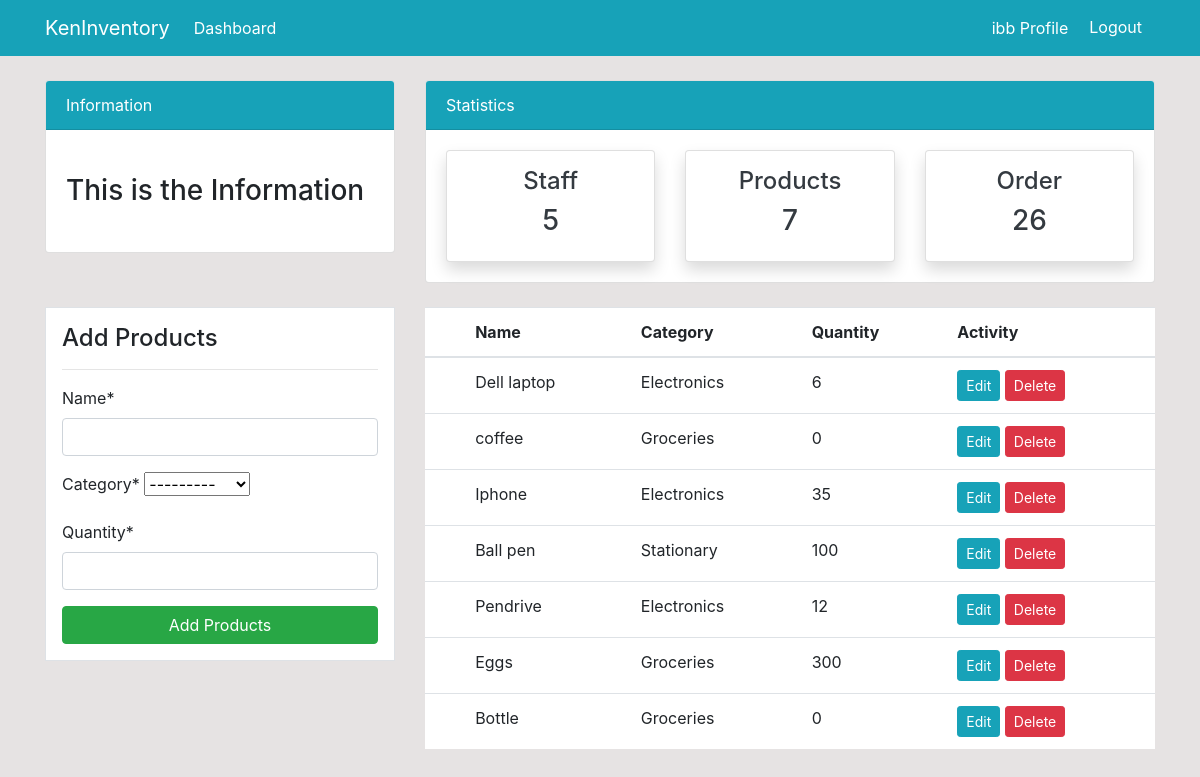
Page /product/ (signed in) on the committed database.
### dashboard/models.py (models this page shows, shortened)
class Products(models.Model):
    name=models.CharField(max_length=100,null=True)
    category=models.CharField(max_length=200,choices=CATEGORY,null=True)
    quantity=models.PositiveIntegerField(null=True)

### dashboard/views.py (the view)
# urls.py: path('product/',views.product,name='dashboard-product'),
@login_required
def product(request):
    items = Products.objects.all()
    products_count=items.count()
    workers_count=User.objects.all().count()
    orders_count=Order.objects.all().count()
    if request.method =="POST":
        form=ProductForm(request.POST)
        if form.is_valid():
            form.save()
            product_name=form.cleaned_data.get('name')
            messages.success(request,f'{product_name} has been added')
            return redirect('dashboard-product')
    else:
        form=ProductForm()
    context={
        'items':items,
        'form':form,
        'workers_count':workers_count,
        'orders_count':orders_count,
        'products_count':products_count,
              }
    return render(request,"dashboard/product.html",context)

### dashboard/forms.py
class ProductForm(forms.ModelForm):
    class Meta:
        model=Products
        fields=['name','category','quantity']

### templates/dashboard/product.html (shortened to what this page needs)
{% extends 'partials/base.html' %}
 {% load crispy_forms_tags %}
{% block content %}
 {% include 'partials/topnav.html' %}
    <div class="container">
          <div class="row my-4">
                <div class="col-md-4">
                  <div class="border bg-white p-3">
                    <h4>Add Products</h4>
                    <hr>
                    <form method="POST">
                      {{form | crispy}}
                      <input class="btn btn-success btn-block" type="submit" value="Add Products">
                    </form>
                  </div>
                </div>
                <div class="col-md-8">
                  <table class="table bg-white">
  <thead class="bg-info">
    <tr class='bg-white'>
      <th scope="col"></th>
      <th scope="col">Name</th>
      <th scope="col">Category</th>
      <th scope="col">Quantity</th>
      <th scope="col">Activity</th>
    </tr>
  </thead>
  <tbody>
    {% for item in items %}
    <tr>
      <th scope="row"></th>
      <td>{{ item.name }}</td>
      <td>{{ item.category }}</td>
      <td>{{ item.quantity }}</td>
      <td>
        <a class="btn btn-info btn-sm" href="{% url 'dashboard-product-update' item.id %}">Edit</a>
        <a class="btn btn-danger btn-sm" href="{% url 'dashboard-product-delete' item.id %}">Delete</a>
      </td>
    </tr>
    {% endfor %}
  </tbody>
</table>
{% endblock%}

### templates/partials/nav.html (shortened to what this page needs)
<nav class="navbar navbar-expand-lg navbar-info bg-info">
  {% if user.is_authenticated %}
      <div class="container">
        <a class="navbar-brand text-white" href="{% url 'dashboard-index' %}">KenInventory</a>
        <div class="collapse navbar-collapse" id="navbarSupportedContent">
          <ul class="navbar-nav mr-auto">
            <li class="nav-item active">
              <a class="nav-link text-white" href="{% url 'dashboard-index' %}"
                >Dashboard <span class="sr-only">(current)</span></a
              >
            </li>
          </ul>
          <ul class="navbar-nav ml-auto">
            <li class="nav-item active">
              <a class="nav-link text-white" href="{% url 'user-profile' %}"
                >{{user.username}} Profile <span class="sr-only">(current)</span></a
              >
            </li>
            <li class="nav-item">
              <form method="post" action="{% url 'logout' %}" style="display:inline;">
                  <button type="submit" class="btn btn-link text-white" style="text-decoration:none;">
                       Logout
                  </button>
              </form>
            </li>
          </ul>
          {% endif %}
        </div>
      </div>
    </nav>

### static/style.css (style rules this page uses)
body { background: rgb(230,227,227); }

### rows in the picture
Products: name "Dell laptop", category "Electronics", quantity "6"
Products: name "coffee", category "Groceries", quantity "0"
Products: name "Iphone", category "Electronics", quantity "35"
Products: name "Ball pen", category "Stationary", quantity "100"
Products: name "Pendrive", category "Electronics", quantity "12"
Products: name "Eggs", category "Groceries", quantity "300"
Products: name "Bottle", category "Groceries", quantity "0"

### other values in the picture
{{ user.username }} "ibb"
{{ workers_count }} "5"
{{ products_count }} "7"
{{ orders_count }} "26"
